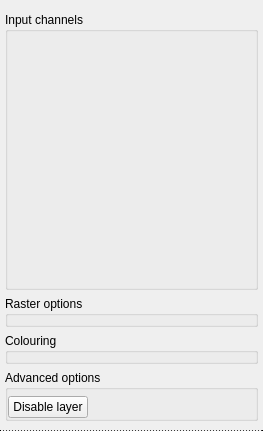
<?xml version="1.0" encoding="UTF-8"?>
<ui version="4.0">
 <class>VisualLayerWidget</class>
 <widget class="QWidget" name="VisualLayerWidget">
  <property name="geometry">
   <rect>
    <x>0</x>
    <y>0</y>
    <width>263</width>
    <height>431</height>
   </rect>
  </property>
  <property name="focusPolicy">
   <enum>Qt::StrongFocus</enum>
  </property>
  <property name="windowTitle">
   <string>Layer</string>
  </property>
  <property name="autoFillBackground">
   <bool>true</bool>
  </property>
  <layout class="QHBoxLayout" name="horizontalLayout_4">
   <property name="spacing">
    <number>0</number>
   </property>
   <property name="margin">
    <number>0</number>
   </property>
   <item>
    <widget class="QFrame" name="widget_frame">
     <layout class="QVBoxLayout" name="verticalLayout_2">
      <property name="spacing">
       <number>0</number>
      </property>
      <property name="margin">
       <number>0</number>
      </property>
      <item>
       <layout class="QHBoxLayout" name="horizontalLayout_3">
        <property name="spacing">
         <number>0</number>
        </property>
        <item>
         <widget class="QWidget" name="left_placeholder_widget" native="true">
          <property name="sizePolicy">
           <sizepolicy hsizetype="Preferred" vsizetype="Minimum">
            <horstretch>0</horstretch>
            <verstretch>0</verstretch>
           </sizepolicy>
          </property>
          <property name="autoFillBackground">
           <bool>true</bool>
          </property>
         </widget>
        </item>
        <item>
         <layout class="QVBoxLayout" name="right_layout">
          <property name="spacing">
           <number>0</number>
          </property>
          <item>
           <widget class="QWidget" name="top_widget" native="true">
            <property name="sizePolicy">
             <sizepolicy hsizetype="Preferred" vsizetype="Minimum">
              <horstretch>0</horstretch>
              <verstretch>0</verstretch>
             </sizepolicy>
            </property>
            <layout class="QGridLayout" name="gridLayout">
             <property name="leftMargin">
              <number>4</number>
             </property>
             <property name="topMargin">
              <number>5</number>
             </property>
             <property name="rightMargin">
              <number>4</number>
             </property>
             <property name="bottomMargin">
              <number>5</number>
             </property>
             <property name="horizontalSpacing">
              <number>6</number>
             </property>
             <property name="verticalSpacing">
              <number>2</number>
             </property>
             <item row="0" column="0">
              <widget class="QWidget" name="visibility_icon_placeholder_widget" native="true">
               <property name="sizePolicy">
                <sizepolicy hsizetype="Minimum" vsizetype="Preferred">
                 <horstretch>0</horstretch>
                 <verstretch>0</verstretch>
                </sizepolicy>
               </property>
              </widget>
             </item>
             <item row="0" column="1">
              <widget class="QWidget" name="name_label_placeholder_widget" native="true">
               <property name="sizePolicy">
                <sizepolicy hsizetype="Expanding" vsizetype="Preferred">
                 <horstretch>0</horstretch>
                 <verstretch>0</verstretch>
                </sizepolicy>
               </property>
              </widget>
             </item>
             <item row="1" column="0">
              <widget class="QWidget" name="default_icon_placeholder_widget" native="true">
               <property name="sizePolicy">
                <sizepolicy hsizetype="Minimum" vsizetype="Preferred">
                 <horstretch>0</horstretch>
                 <verstretch>0</verstretch>
                </sizepolicy>
               </property>
              </widget>
             </item>
             <item row="1" column="1">
              <widget class="QWidget" name="type_label_placeholder_widget" native="true">
               <property name="sizePolicy">
                <sizepolicy hsizetype="Expanding" vsizetype="Preferred">
                 <horstretch>0</horstretch>
                 <verstretch>0</verstretch>
                </sizepolicy>
               </property>
              </widget>
             </item>
            </layout>
           </widget>
          </item>
          <item>
           <widget class="QWidget" name="details_placeholder_widget" native="true">
            <property name="sizePolicy">
             <sizepolicy hsizetype="Preferred" vsizetype="Expanding">
              <horstretch>0</horstretch>
              <verstretch>1</verstretch>
             </sizepolicy>
            </property>
            <property name="autoFillBackground">
             <bool>false</bool>
            </property>
            <property name="styleSheet">
             <string notr="true"/>
            </property>
            <layout class="QVBoxLayout" name="verticalLayout_5">
             <property name="leftMargin">
              <number>5</number>
             </property>
             <property name="topMargin">
              <number>0</number>
             </property>
             <property name="rightMargin">
              <number>5</number>
             </property>
             <item>
              <widget class="QGroupBox" name="input_channels_widget">
               <property name="sizePolicy">
                <sizepolicy hsizetype="Preferred" vsizetype="Expanding">
                 <horstretch>0</horstretch>
                 <verstretch>0</verstretch>
                </sizepolicy>
               </property>
               <property name="title">
                <string>Input channels</string>
               </property>
               <property name="flat">
                <bool>true</bool>
               </property>
              </widget>
             </item>
             <item>
              <widget class="QGroupBox" name="raster_groupbox">
               <property name="title">
                <string>Raster options</string>
               </property>
               <property name="flat">
                <bool>true</bool>
               </property>
              </widget>
             </item>
             <item>
              <widget class="QGroupBox" name="colouring_groupbox">
               <property name="title">
                <string>Colouring</string>
               </property>
               <property name="flat">
                <bool>true</bool>
               </property>
              </widget>
             </item>
             <item>
              <widget class="QGroupBox" name="advanced_options_groupbox">
               <property name="title">
                <string>Advanced options</string>
               </property>
               <property name="flat">
                <bool>true</bool>
               </property>
               <layout class="QVBoxLayout" name="verticalLayout_4">
                <property name="leftMargin">
                 <number>0</number>
                </property>
                <property name="topMargin">
                 <number>6</number>
                </property>
                <property name="rightMargin">
                 <number>0</number>
                </property>
                <property name="bottomMargin">
                 <number>0</number>
                </property>
                <item>
                 <widget class="QWidget" name="additional_options_widget" native="true">
                  <layout class="QHBoxLayout" name="horizontalLayout">
                   <property name="margin">
                    <number>0</number>
                   </property>
                   <item>
                    <widget class="QPushButton" name="disable_button">
                     <property name="text">
                      <string>Disable layer</string>
                     </property>
                    </widget>
                   </item>
                   <item>
                    <spacer name="horizontalSpacer">
                     <property name="orientation">
                      <enum>Qt::Horizontal</enum>
                     </property>
                     <property name="sizeHint" stdset="0">
                      <size>
                       <width>40</width>
                       <height>20</height>
                      </size>
                     </property>
                    </spacer>
                   </item>
                  </layout>
                 </widget>
                </item>
               </layout>
              </widget>
             </item>
            </layout>
           </widget>
          </item>
         </layout>
        </item>
       </layout>
      </item>
      <item>
       <widget class="QLabel" name="border_label">
        <property name="minimumSize">
         <size>
          <width>0</width>
          <height>1</height>
         </size>
        </property>
        <property name="maximumSize">
         <size>
          <width>16777215</width>
          <height>1</height>
         </size>
        </property>
        <property name="styleSheet">
         <string notr="true">border: 1px dotted black;</string>
        </property>
        <property name="text">
         <string/>
        </property>
       </widget>
      </item>
     </layout>
    </widget>
   </item>
  </layout>
 </widget>
 <resources>
  <include location="../qt-resources/qt_widgets.qrc"/>
 </resources>
 <connections/>
</ui>
